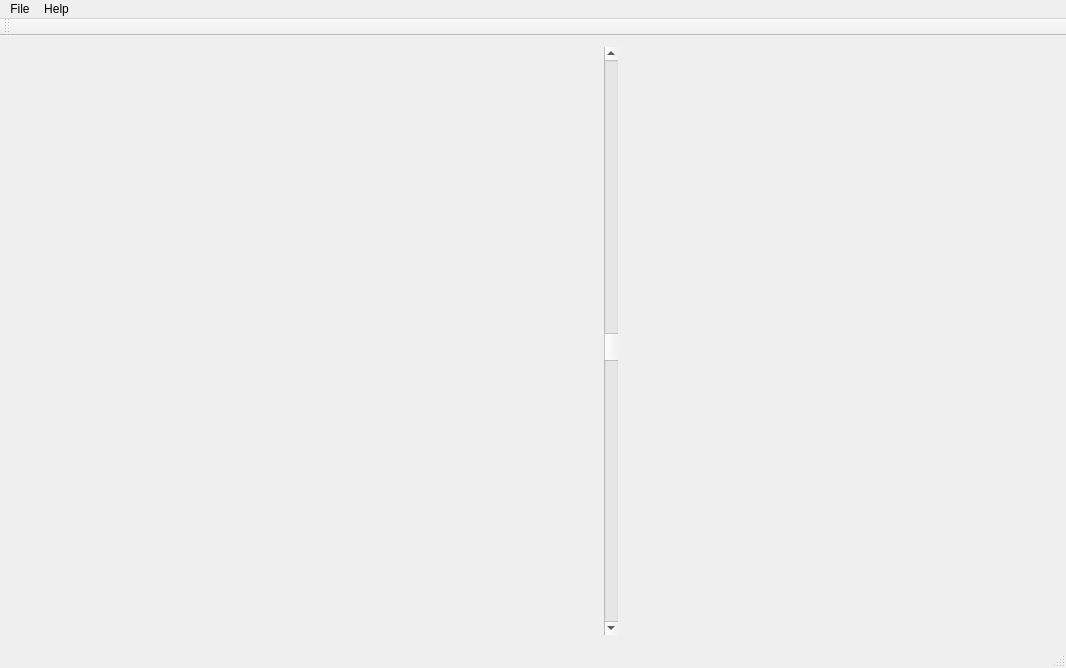
<?xml version="1.0" encoding="UTF-8"?>
<ui version="4.0">
 <author>mru</author>
 <class>MainWindow</class>
 <widget class="QMainWindow" name="MainWindow">
  <property name="geometry">
   <rect>
    <x>0</x>
    <y>0</y>
    <width>1066</width>
    <height>668</height>
   </rect>
  </property>
  <property name="windowTitle">
   <string>SampleScope</string>
  </property>
  <property name="unifiedTitleAndToolBarOnMac">
   <bool>true</bool>
  </property>
  <widget class="QWidget" name="centralWidget">
   <property name="sizePolicy">
    <sizepolicy hsizetype="Expanding" vsizetype="Expanding">
     <horstretch>0</horstretch>
     <verstretch>0</verstretch>
    </sizepolicy>
   </property>
   <property name="autoFillBackground">
    <bool>true</bool>
   </property>
   <layout class="QHBoxLayout" name="horizontalLayout_3">
    <item>
     <layout class="QHBoxLayout" name="horizontalLayout" stretch="0,0,0,0">
      <property name="sizeConstraint">
       <enum>QLayout::SetDefaultConstraint</enum>
      </property>
      <item>
       <layout class="QVBoxLayout" name="verticalLayout_2">
        <property name="sizeConstraint">
         <enum>QLayout::SetMinimumSize</enum>
        </property>
        <item>
         <widget class="ModeControl" name="modeControl" native="true">
          <property name="minimumSize">
           <size>
            <width>40</width>
            <height>0</height>
           </size>
          </property>
          <property name="maximumSize">
           <size>
            <width>150</width>
            <height>16777215</height>
           </size>
          </property>
         </widget>
        </item>
        <item>
         <widget class="GraphControl" name="graphControl" native="true">
          <property name="maximumSize">
           <size>
            <width>150</width>
            <height>16777215</height>
           </size>
          </property>
         </widget>
        </item>
       </layout>
      </item>
      <item>
       <layout class="QVBoxLayout" name="verticalLayout">
        <property name="sizeConstraint">
         <enum>QLayout::SetDefaultConstraint</enum>
        </property>
        <item>
         <widget class="GraphNormal" name="graphNorm" native="true">
          <property name="minimumSize">
           <size>
            <width>0</width>
            <height>30</height>
           </size>
          </property>
         </widget>
        </item>
        <item>
         <widget class="GraphFFT" name="graphFFT" native="true">
          <property name="minimumSize">
           <size>
            <width>0</width>
            <height>30</height>
           </size>
          </property>
         </widget>
        </item>
        <item>
         <widget class="GraphXY" name="graphXY" native="true">
          <property name="minimumSize">
           <size>
            <width>0</width>
            <height>30</height>
           </size>
          </property>
         </widget>
        </item>
        <item>
         <widget class="GraphAutoCorr" name="graphAutoCorr" native="true"/>
        </item>
        <item>
         <widget class="MeasurementWidget" name="widgetMeasurements" native="true"/>
        </item>
       </layout>
      </item>
      <item>
       <widget class="QScrollBar" name="dialTriggerLevel">
        <property name="maximum">
         <number>4095</number>
        </property>
        <property name="value">
         <number>2000</number>
        </property>
        <property name="orientation">
         <enum>Qt::Vertical</enum>
        </property>
        <property name="invertedAppearance">
         <bool>true</bool>
        </property>
       </widget>
      </item>
      <item>
       <layout class="QVBoxLayout" name="verticalLayoutChannelControl">
        <property name="sizeConstraint">
         <enum>QLayout::SetDefaultConstraint</enum>
        </property>
        <item>
         <widget class="ChannelControl" name="channelControlCh1" native="true">
          <property name="minimumSize">
           <size>
            <width>20</width>
            <height>0</height>
           </size>
          </property>
         </widget>
        </item>
        <item>
         <widget class="ChannelControl" name="channelControlCh2" native="true">
          <property name="minimumSize">
           <size>
            <width>20</width>
            <height>0</height>
           </size>
          </property>
         </widget>
        </item>
        <item>
         <widget class="TriggerControl" name="triggerControl" native="true"/>
        </item>
        <item>
         <widget class="TimeControl" name="timeControl" native="true"/>
        </item>
       </layout>
      </item>
     </layout>
    </item>
   </layout>
  </widget>
  <widget class="QMenuBar" name="menuBar">
   <property name="geometry">
    <rect>
     <x>0</x>
     <y>0</y>
     <width>1066</width>
     <height>25</height>
    </rect>
   </property>
   <widget class="QMenu" name="menuFile">
    <property name="title">
     <string>File</string>
    </property>
    <widget class="QMenu" name="menuHardware">
     <property name="title">
      <string>Hardware</string>
     </property>
     <addaction name="actionUse_real_hardware"/>
     <addaction name="actionUse_software_emulation"/>
    </widget>
    <addaction name="menuHardware"/>
    <addaction name="actionCalibration_Dialog"/>
    <addaction name="actionExport_Data"/>
    <addaction name="separator"/>
    <addaction name="actionQuit"/>
   </widget>
   <widget class="QMenu" name="menuHelp">
    <property name="title">
     <string>Help</string>
    </property>
    <addaction name="actionAbout"/>
   </widget>
   <addaction name="menuFile"/>
   <addaction name="menuHelp"/>
  </widget>
  <widget class="QToolBar" name="mainToolBar">
   <attribute name="toolBarArea">
    <enum>TopToolBarArea</enum>
   </attribute>
   <attribute name="toolBarBreak">
    <bool>false</bool>
   </attribute>
  </widget>
  <widget class="QStatusBar" name="statusBar"/>
  <action name="actionQuit">
   <property name="text">
    <string>Quit</string>
   </property>
  </action>
  <action name="actionExport_Data">
   <property name="text">
    <string>Export Data</string>
   </property>
  </action>
  <action name="actionCalibration_Dialog">
   <property name="text">
    <string>Calibration Dialog</string>
   </property>
  </action>
  <action name="actionAbout">
   <property name="text">
    <string>About</string>
   </property>
  </action>
  <action name="actionUse_real_hardware">
   <property name="text">
    <string>Use real hardware</string>
   </property>
  </action>
  <action name="actionUse_software_emulation">
   <property name="text">
    <string>Use software emulation</string>
   </property>
  </action>
 </widget>
 <layoutdefault spacing="6" margin="11"/>
 <customwidgets>
  <customwidget>
   <class>ModeControl</class>
   <extends>QWidget</extends>
   <header>modecontrol.h</header>
   <container>1</container>
  </customwidget>
  <customwidget>
   <class>ChannelControl</class>
   <extends>QWidget</extends>
   <header>channelcontrol.h</header>
   <container>1</container>
  </customwidget>
  <customwidget>
   <class>TriggerControl</class>
   <extends>QWidget</extends>
   <header>triggercontrol.h</header>
   <container>1</container>
  </customwidget>
  <customwidget>
   <class>TimeControl</class>
   <extends>QWidget</extends>
   <header>timecontrol.h</header>
   <container>1</container>
  </customwidget>
  <customwidget>
   <class>GraphFFT</class>
   <extends>QWidget</extends>
   <header>graphfft.h</header>
   <container>1</container>
  </customwidget>
  <customwidget>
   <class>GraphNormal</class>
   <extends>QWidget</extends>
   <header>graphnormal.h</header>
   <container>1</container>
  </customwidget>
  <customwidget>
   <class>GraphXY</class>
   <extends>QWidget</extends>
   <header>graphxy.h</header>
   <container>1</container>
  </customwidget>
  <customwidget>
   <class>GraphControl</class>
   <extends>QWidget</extends>
   <header>graphcontrol.h</header>
   <container>1</container>
  </customwidget>
  <customwidget>
   <class>MeasurementWidget</class>
   <extends>QWidget</extends>
   <header>measurementwidget.h</header>
   <container>1</container>
  </customwidget>
  <customwidget>
   <class>GraphAutoCorr</class>
   <extends>QWidget</extends>
   <header>graphautocorr.h</header>
   <container>1</container>
  </customwidget>
 </customwidgets>
 <resources/>
 <connections>
  <connection>
   <sender>actionQuit</sender>
   <signal>activated()</signal>
   <receiver>MainWindow</receiver>
   <slot>close()</slot>
   <hints>
    <hint type="sourcelabel">
     <x>-1</x>
     <y>-1</y>
    </hint>
    <hint type="destinationlabel">
     <x>335</x>
     <y>225</y>
    </hint>
   </hints>
  </connection>
 </connections>
</ui>
